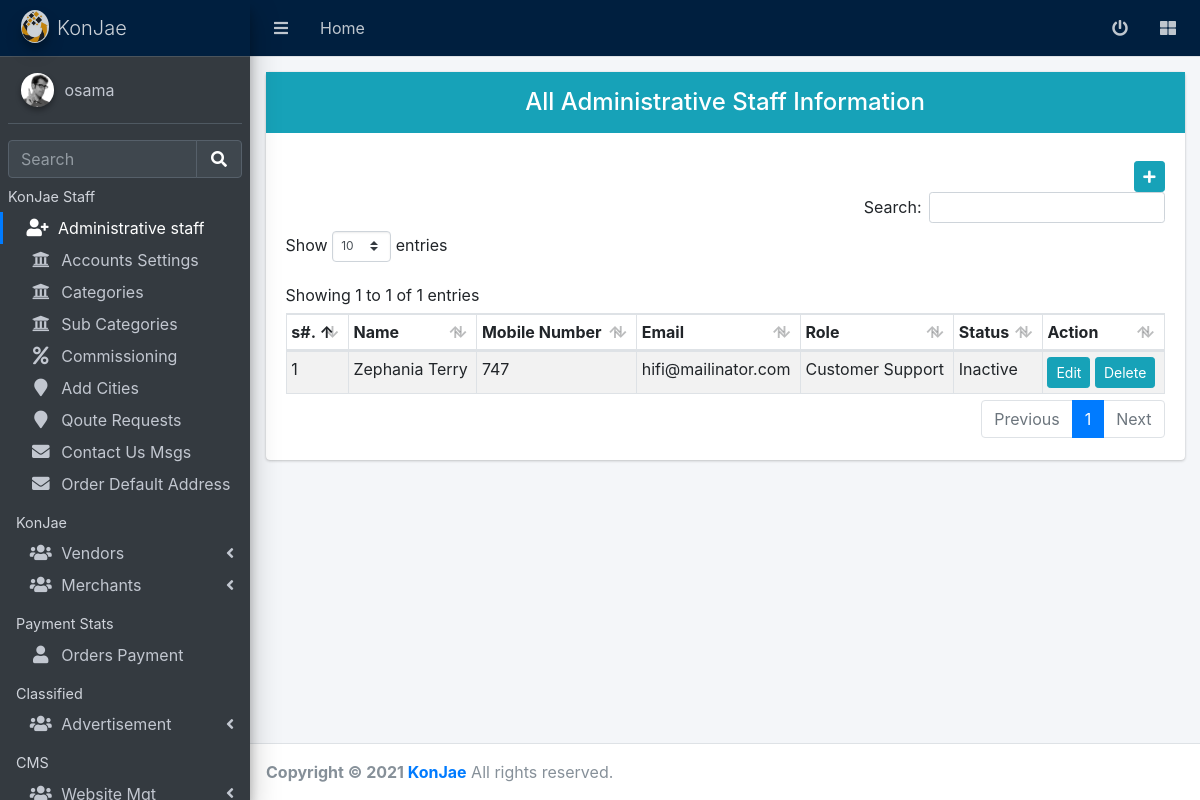
The app's page /admin/admin_staff.php (signed in) with its own data.
### tables this page shows
CREATE TABLE `tbl_staff` (
  `staff_id` int(11) NOT NULL,
  `staff_name` varchar(255) NOT NULL,
  `mobile` varchar(255) NOT NULL,
  `email` varchar(255) NOT NULL,
  `password` varchar(255) NOT NULL,
  `role_id` int(11) NOT NULL,
  `status` tinyint(4) NOT NULL DEFAULT 1,
  `created_at` timestamp NOT NULL DEFAULT current_timestamp()
);

CREATE TABLE `tbl_roles` (
  `role_id` int(11) NOT NULL,
  `role_name` varchar(255) NOT NULL,
  `role_status` tinyint(4) NOT NULL DEFAULT 1,
  `created_date` timestamp NOT NULL DEFAULT current_timestamp()
);

### admin/admin_staff.php (the view, shortened to what this page needs)
<?php
include "header.php";
if(isset($_SESSION['admin'])){
?>
<body class="hold-transition sidebar-mini layout-fixed">
<div class="wrapper">
  <?php
  include('top-bar.php');
  ?>
  <?php
include "navbar.php"
?>
  <div class="content-wrapper">
    <div class="content-header">
      <div class="container-fluid">
        <div class="row mb-2">
          <div class="col-md-12">
            <div class="card">
              <div class="card-heading">
                <h4 class="h4 text-center p-3 bg-info">All Administrative Staff Information</h4>
              </div>
              <div class="card-body">
              <div class="form-row">
                <div class="col-md-12">
                    <button class="btn btn-sm btn-info float-right" data-toggle="modal" data-target="#addStaff"><i class="fa fa-plus"></i></button>
                </div>
              </div>
                <div class="table-responsive">
                  <table class="table table-striped table-sm table-hover table-bordered table-condenced" id="table_">
                    <thead>
                      <th>s#.</th>
                      <th>Name</th>
                      <th>Mobile Number</th>
                      <th>Email</th>
                      <th>Role</th>
                      <th>Status</th>
                      <th>Action</th>
                    </thead>
                    <tbody>
                   <?php
                   $userdata=$conn->query("SELECT * FROM `tbl_staff`");
                   $count=0;
                   while($row=$userdata->fetch_assoc()):
                   $count++;
                   ?>
                   <tr>
                    <td><?=$count;?></td>
                    <td><?=$row['staff_name'];?></td>
                    <td><?=$row['mobile'];?></td>
                    <td><?=$row['email'];?></td>
                    <td><?php
                     $roles=$conn->query("SELECT * FROM `tbl_roles` where role_id='$row[role_id]'");
                     $name=$roles->fetch_assoc();
                      echo $name['role_name'];
                         ?>
                       </td>
                    <td><?php echo ($row['status']==1)?'Active':'Inactive';?></td>
                    <td>
                    <button class="btn btn-info btn-sm" value="<?=$row['staff_id'];?>"  onclick="editorledetails(this.value);">Edit</button>
                    <button class="btn btn-info btn-sm" value="<?=$row['staff_id'];?>"  onclick="delete_member_data(this.value);">Delete</button>
                    </td>
                   </tr>
                   <?php endwhile;?>
                    </tbody>
                  </table>
                </div>
              </div>
            </div>
          </div>
        </div>
      </div>
    </div>
  </div>
</div>
</body>
<?php include "footer.php";
?>
<?php
}else{
    unset($_SESSION['admin']);
    header('location:login.php');
    ob_end_flush();
}
?>

### records on screen
tbl_staff: staff_name "Zephania Terry", mobile "747", email "hifi@mailinator.com", role.role_name "Customer Support", status "Inactive", $row['staff_id'] 3 (drawn)

### other values on screen
$_SESSION['admin']['name'] "osama"
